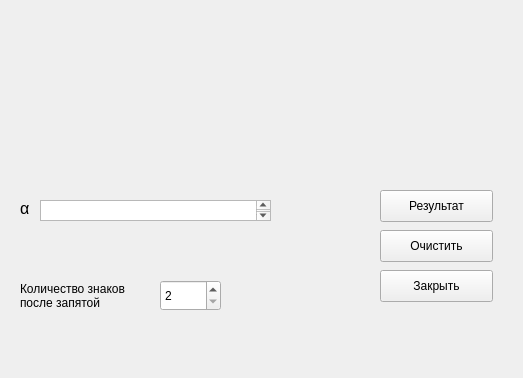
<?xml version="1.0" encoding="UTF-8"?>
<ui version="4.0">
 <class>Form</class>
 <widget class="QWidget" name="Form">
  <property name="enabled">
   <bool>true</bool>
  </property>
  <property name="geometry">
   <rect>
    <x>0</x>
    <y>0</y>
    <width>523</width>
    <height>378</height>
   </rect>
  </property>
  <property name="minimumSize">
   <size>
    <width>523</width>
    <height>378</height>
   </size>
  </property>
  <property name="maximumSize">
   <size>
    <width>523</width>
    <height>378</height>
   </size>
  </property>
  <property name="windowTitle">
   <string>Решение уравнений</string>
  </property>
  <widget class="QLabel" name="formula1">
   <property name="geometry">
    <rect>
     <x>10</x>
     <y>10</y>
     <width>351</width>
     <height>71</height>
    </rect>
   </property>
   <property name="text">
    <string/>
   </property>
   <property name="pixmap">
    <pixmap>/app/assets/Z1.png</pixmap>
   </property>
   <property name="scaledContents">
    <bool>true</bool>
   </property>
  </widget>
  <widget class="QLabel" name="formula2">
   <property name="geometry">
    <rect>
     <x>10</x>
     <y>90</y>
     <width>181</width>
     <height>51</height>
    </rect>
   </property>
   <property name="text">
    <string/>
   </property>
   <property name="pixmap">
    <pixmap>/app/assets/Z2.png</pixmap>
   </property>
   <property name="scaledContents">
    <bool>true</bool>
   </property>
  </widget>
  <widget class="QTextEdit" name="boxA">
   <property name="geometry">
    <rect>
     <x>40</x>
     <y>200</y>
     <width>231</width>
     <height>21</height>
    </rect>
   </property>
  </widget>
  <widget class="QLabel" name="labelA">
   <property name="geometry">
    <rect>
     <x>20</x>
     <y>200</y>
     <width>16</width>
     <height>16</height>
    </rect>
   </property>
   <property name="font">
    <font>
     <pointsize>12</pointsize>
    </font>
   </property>
   <property name="text">
    <string>α</string>
   </property>
  </widget>
  <widget class="QLabel" name="labelComma">
   <property name="geometry">
    <rect>
     <x>20</x>
     <y>280</y>
     <width>141</width>
     <height>31</height>
    </rect>
   </property>
   <property name="font">
    <font>
     <pointsize>9</pointsize>
    </font>
   </property>
   <property name="text">
    <string>Количество знаков после запятой</string>
   </property>
   <property name="wordWrap">
    <bool>true</bool>
   </property>
  </widget>
  <widget class="QSpinBox" name="boxComma">
   <property name="geometry">
    <rect>
     <x>160</x>
     <y>280</y>
     <width>61</width>
     <height>31</height>
    </rect>
   </property>
   <property name="minimum">
    <number>2</number>
   </property>
  </widget>
  <widget class="QPushButton" name="buttonResult">
   <property name="geometry">
    <rect>
     <x>380</x>
     <y>190</y>
     <width>113</width>
     <height>32</height>
    </rect>
   </property>
   <property name="text">
    <string>Результат</string>
   </property>
  </widget>
  <widget class="QPushButton" name="buttonClear">
   <property name="geometry">
    <rect>
     <x>380</x>
     <y>230</y>
     <width>113</width>
     <height>32</height>
    </rect>
   </property>
   <property name="text">
    <string>Очистить</string>
   </property>
  </widget>
  <widget class="QPushButton" name="buttonClose">
   <property name="geometry">
    <rect>
     <x>380</x>
     <y>270</y>
     <width>113</width>
     <height>32</height>
    </rect>
   </property>
   <property name="text">
    <string>Закрыть</string>
   </property>
  </widget>
 </widget>
 <resources/>
 <connections/>
</ui>
